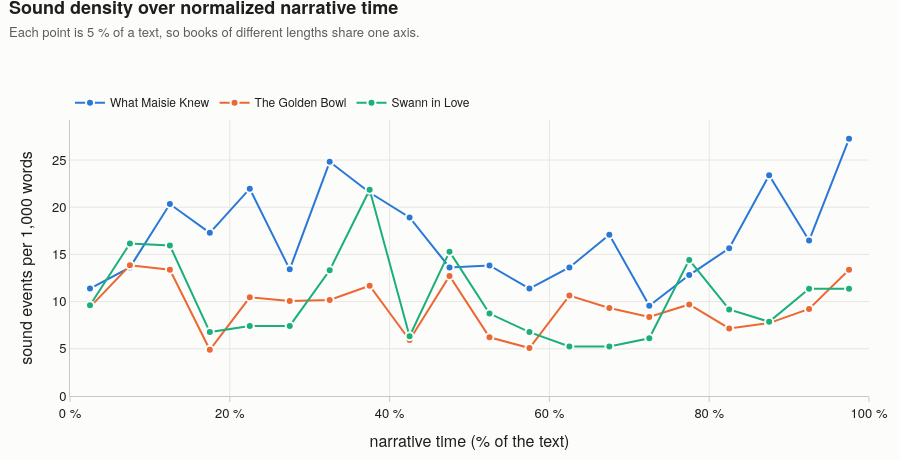

The code cell stored with this chart in its notebook:
### Code cell
fig = go.Figure()
for name in ORDER:
    d = bins[bins.text == name]
    fig.add_scatter(x=d["pct"], y=d["events_per_1k"], mode="lines+markers", name=name,
                    line=dict(color=TEXT_COLORS[name], width=2), marker=dict(size=8, line=dict(color=SURFACE, width=2)),
                    customdata=np.stack([d["words"], d["events"]], axis=1),
                    hovertemplate=f"<b>{name}</b><br>%{{x:.1f}} % of the text<br>%{{y:.2f}} events per 1,000 words<br>%{{customdata[1]}} events in %{{customdata[0]:,}} words<extra></extra>")
fig.update_xaxes(title="narrative time (% of the text)", range=[0, 100], ticksuffix=" %")
fig.update_yaxes(title="sound events per 1,000 words", rangemode="tozero")
style(fig, "Sound density over normalized narrative time", "Each point is 5 % of a text, so books of different lengths share one axis.", height=460)
save(fig, "04_sound_density_narrative_time", "Normalized-length comparison of sound density.")
fig.show()

### Figure 1 — Plotly figure (JSON) as saved in the notebook; plotly's stock layout.template omitted (floating-point values rounded to 4 significant figures)
{"data": [{"customdata": [[4919, 56], [4918, 67], [4918, 100], [4918, 85], [4918, 108], [4918, 66], [4918, 122], [4918, 106], [4918, 93], [4918, 67], [4918, 68], [4918, 56], [4918, 67], [4918, 84], [4918, 47], [4918, 63], [4918, 77], [4918, 115], [4918, 81], [4918, 134]], "hovertemplate": "<b>What Maisie Knew</b><br>%{x:.1f} % of the text<br>%{y:.2f} events per 1,000 words<br>%{customdata[1]} events in %{customdata[0]:,} words<extra></extra>", "line": {"color": "#2a78d6", "width": 2}, "marker": {"line": {"color": "#fcfcfb", "width": 2}, "size": 8}, "mode": "lines+markers", "name": "What Maisie Knew", "type": "scatter", "x": [2.5, 7.5, 12.5, 17.5, 22.5, 27.5, 32.5, 37.5, 42.5, 47.5, 52.5, 57.5, 62.5, 67.5, 72.5, 77.5, 82.5, 87.5, 92.5, 97.5], "y": [11.38, 13.62, 20.33, 17.28, 21.96, 13.42, 24.81, 21.55, 18.91, 13.62, 13.83, 11.39, 13.62, 17.08, 9.557, 12.81, 15.66, 23.38, 16.47, 27.25]}, {"customdata": [[10619, 100], [10618, 147], [10619, 142], [10618, 52], [10618, 111], [10619, 107], [10618, 108], [10619, 124], [10618, 63], [10618, 135], [10619, 66], [10618, 54], [10619, 113], [10618, 99], [10618, 89], [10619, 103], [10618, 76], [10619, 82], [10618, 98], [10618, 142]], "hovertemplate": "<b>The Golden Bowl</b><br>%{x:.1f} % of the text<br>%{y:.2f} events per 1,000 words<br>%{customdata[1]} events in %{customdata[0]:,} words<extra></extra>", "line": {"color": "#eb6834", "width": 2}, "marker": {"line": {"color": "#fcfcfb", "width": 2}, "size": 8}, "mode": "lines+markers", "name": "The Golden Bowl", "type": "scatter", "x": [2.5, 7.5, 12.5, 17.5, 22.5, 27.5, 32.5, 37.5, 42.5, 47.5, 52.5, 57.5, 62.5, 67.5, 72.5, 77.5, 82.5, 87.5, 92.5, 97.5], "y": [9.417, 13.84, 13.37, 4.897, 10.45, 10.08, 10.17, 11.68, 5.933, 12.71, 6.215, 5.086, 10.64, 9.324, 8.382, 9.7, 7.158, 7.722, 9.23, 13.37]}, {"customdata": [[4579, 44], [4578, 74], [4578, 73], [4578, 31], [4578, 34], [4578, 34], [4578, 61], [4578, 100], [4578, 29], [4578, 70], [4579, 40], [4578, 31], [4578, 24], [4578, 24], [4578, 28], [4578, 66], [4578, 42], [4578, 36], [4578, 52], [4578, 52]], "hovertemplate": "<b>Swann in Love</b><br>%{x:.1f} % of the text<br>%{y:.2f} events per 1,000 words<br>%{customdata[1]} events in %{customdata[0]:,} words<extra></extra>", "line": {"color": "#1baf7a", "width": 2}, "marker": {"line": {"color": "#fcfcfb", "width": 2}, "size": 8}, "mode": "lines+markers", "name": "Swann in Love", "type": "scatter", "x": [2.5, 7.5, 12.5, 17.5, 22.5, 27.5, 32.5, 37.5, 42.5, 47.5, 52.5, 57.5, 62.5, 67.5, 72.5, 77.5, 82.5, 87.5, 92.5, 97.5], "y": [9.609, 16.16, 15.95, 6.772, 7.427, 7.427, 13.32, 21.84, 6.335, 15.29, 8.736, 6.772, 5.242, 5.242, 6.116, 14.42, 9.174, 7.864, 11.36, 11.36]}], "layout": {"bargap": 0.18, "font": {"color": "#1f1e1c", "family": "'IBM Plex Sans Condensed', 'Helvetica Neue', Arial, sans-serif", "size": 13}, "height": 460, "hoverlabel": {"bgcolor": "white", "bordercolor": "#e7e6e1", "font": {"color": "#1f1e1c", "family": "'IBM Plex Sans Condensed', 'Helvetica Neue', Arial, sans-serif", "size": 12}}, "legend": {"font": {"size": 12}, "orientation": "h", "title": {"text": ""}, "traceorder": "normal", "x": 0, "xanchor": "left", "y": 1.01, "yanchor": "bottom"}, "margin": {"b": 60, "l": 70, "r": 30, "t": 120}, "paper_bgcolor": "#fcfcfb", "plot_bgcolor": "#fcfcfb", "showlegend": true, "title": {"font": {"size": 18}, "text": "<b>Sound density over normalized narrative time</b><br><span style='font-size:13px;color:#5e5d59'>Each point is 5 % of a text, so books of different lengths share one axis.</span>", "x": 0.01, "xanchor": "left", "y": 0.97, "yanchor": "top"}, "xaxis": {"gridcolor": "#e7e6e1", "linecolor": "#c9c8c2", "range": [0, 100], "tickcolor": "#c9c8c2", "ticks": "outside", "ticksuffix": " %", "title": {"text": "narrative time (% of the text)"}, "zeroline": false}, "yaxis": {"gridcolor": "#e7e6e1", "linecolor": "#c9c8c2", "rangemode": "tozero", "title": {"text": "sound events per 1,000 words"}, "zeroline": false}}}
